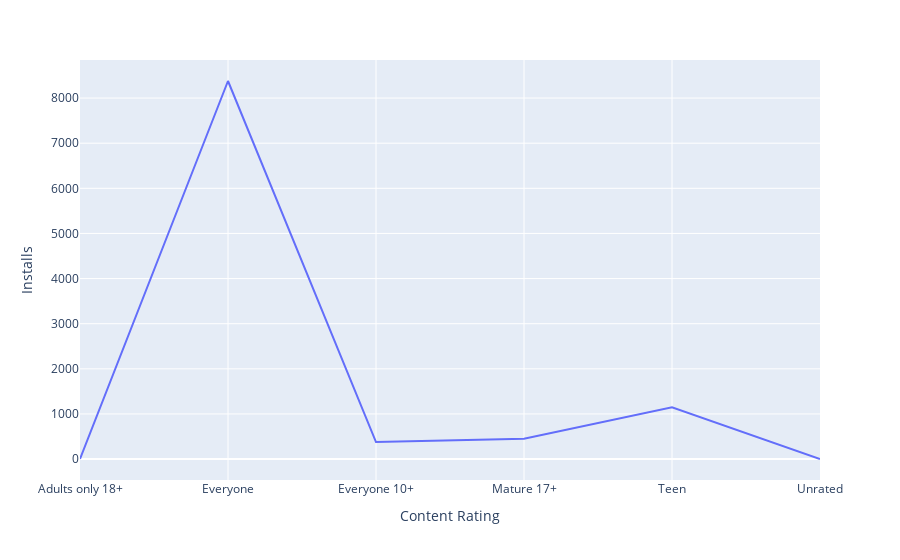

The cell this chart's notebook holds for it:
### Code cell
fig = px.line(checking,x='Content Rating',y='Installs')
fig.show()

### Figure 1 — Plotly figure (JSON) as saved in the notebook; plotly's stock layout.template omitted (floating-point values rounded to 4 significant figures)
{"data": [{"hovertemplate": "Content Rating=%{x}<br>Installs=%{y}<extra></extra>", "legendgroup": "", "line": {"color": "#636efa", "dash": "solid"}, "marker": {"symbol": "circle"}, "mode": "lines", "name": "", "orientation": "v", "showlegend": false, "type": "scatter", "x": ["Adults only 18+", "Everyone", "Everyone 10+", "Mature 17+", "Teen", "Unrated"], "xaxis": "x", "y": [3, 8378, 377, 449, 1146, 2], "yaxis": "y"}], "layout": {"legend": {"tracegroupgap": 0}, "margin": {"t": 60}, "xaxis": {"anchor": "y", "domain": [0, 1], "title": {"text": "Content Rating"}}, "yaxis": {"anchor": "x", "domain": [0, 1], "title": {"text": "Installs"}}}}
